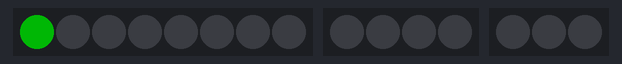
Recording of a sketch running on a simulated Arduino Uno, built with avr-gcc and run on an emulated ATmega328P. Parts: 8 RGB LEDs in strip order, left to right, 4 RGB LEDs in strip order, left to right, 3 RGB LEDs in strip order, left to right. Dim RGB values are drawn brighter than linear; random numbers use the default seed unless the sketch sets one.

Above: at 0.05 s.
At 4.97 s:
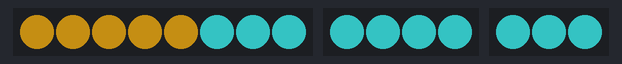
At 9.99 s:
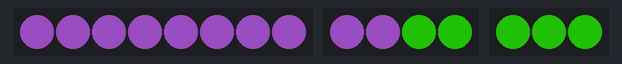
At 19.93 s:
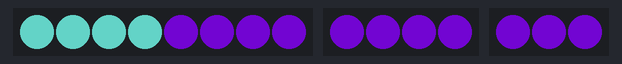
At 29.88 s:
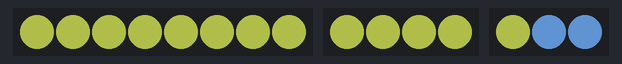
At 39.93 s:
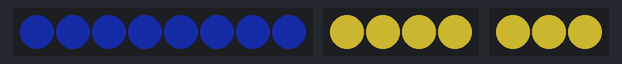
Timing chart, 0 to 40.0 s (numbered marks = the images above):
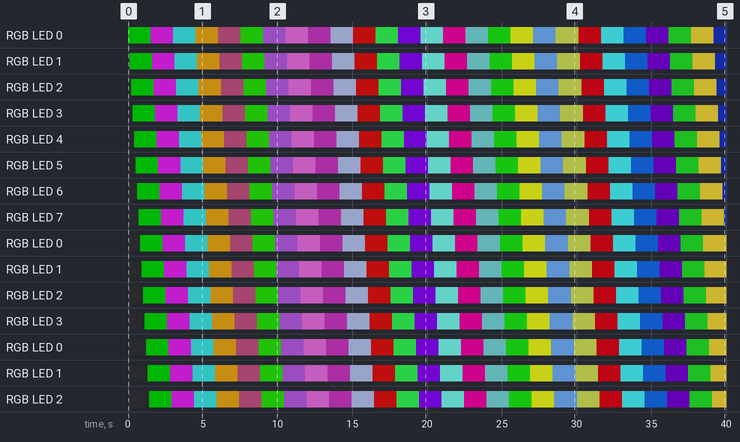

The sketch:

randpixal.ino
```cpp
// (licence header left out)
#include <Adafruit_NeoPixel.h>

long randNumber;

#define PIN_6          6
#define NUMPIXELS_8    8

#define PIN_5          5
#define NUMPIXELS_4    4

#define PIN_3          3
#define NUMPIXELS_3    3


//Adafruit_NeoPixel pixels1 = Adafruit_NeoPixel(PIN_6, NUMPIXELS_8, NEO_GRB + NEO_KHZ800);
//Adafruit_NeoPixel pixels2 = Adafruit_NeoPixel(PIN_5, NUMPIXELS_4, NEO_GRB + NEO_KHZ800);
//Adafruit_NeoPixel pixels3 = Adafruit_NeoPixel(PIN_3, NUMPIXELS_3, NEO_GRB + NEO_KHZ800);

Adafruit_NeoPixel strip1(NUMPIXELS_8, PIN_6, NEO_GRB + NEO_KHZ800);
Adafruit_NeoPixel strip2(NUMPIXELS_4, PIN_5, NEO_GRB + NEO_KHZ800);
Adafruit_NeoPixel strip3(NUMPIXELS_3, PIN_3, NEO_GRB + NEO_KHZ800);

int delayval = 100;

void setup() {
  strip1.begin();
  strip2.begin();
  strip3.begin();

  randomSeed(analogRead(0));
}

void loop() {
  int r = random(128);
  int g = random(128);
  int b = random(128);

  for(int i=0;i<NUMPIXELS_8;i++) {
      strip1.setPixelColor(i, strip1.Color(r,g,b));
      strip1.show(); // This sends the updated pixel color to the hardware.
      delay(delayval); // Delay for a period of time (in milliseconds).
  }

  for(int i=0;i<NUMPIXELS_4;i++) {
      strip2.setPixelColor(i, strip2.Color(r,g,b));
      strip2.show(); // This sends the updated pixel color to the hardware.
      delay(delayval); // Delay for a period of time (in milliseconds).
  }

  for(int i=0;i<NUMPIXELS_3;i++) {
      strip3.setPixelColor(i, strip3.Color(r,g,b));
      strip3.show(); // This sends the updated pixel color to the hardware.
      delay(delayval); // Delay for a period of time (in milliseconds).
  }
}
```

Measured:
- by itself, RGB LED 2: off → RGB(0, 67, 2) at 1.0 s, → RGB(106, 16, 112) 1.5 s later, → RGB(24, 91, 91) 1.5 s later, → RGB(94, 68, 9) 1.5 s later, … (26 changes in this stretch)
- by itself, RGB LED 3: off → RGB(0, 67, 2) at 1.1 s, → RGB(106, 16, 112) 1.5 s later, → RGB(24, 91, 91) 1.5 s later, → RGB(94, 68, 9) 1.5 s later, … (26 changes in this stretch)
